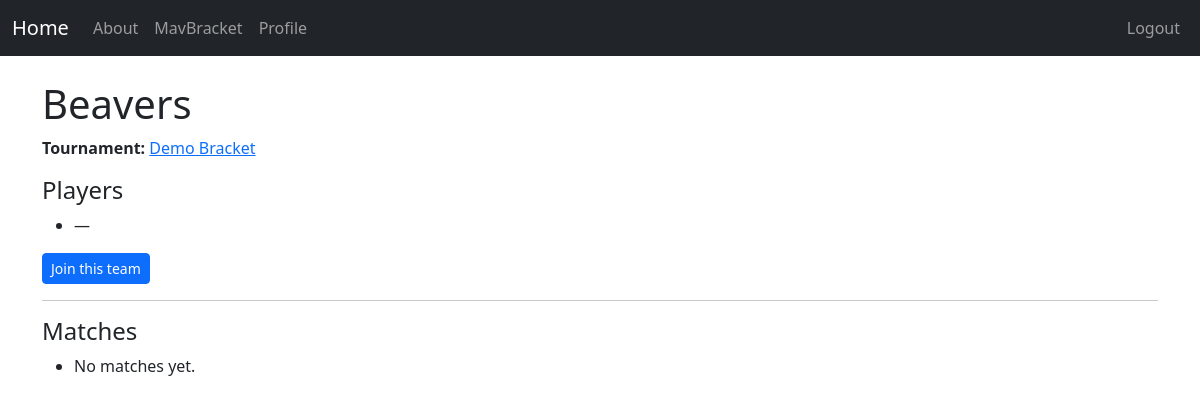
The app's page /tournaments/2/teams/4/ (signed in) with its own data.
### mavtournaments/models.py (models this page shows, shortened)
class Team(models.Model):
    tournament = models.ForeignKey(Tournament, on_delete=models.CASCADE, related_name="teams")
    name = models.CharField(max_length=255)
    max_players = models.PositiveSmallIntegerField(default=2)
    participant1 = models.CharField(max_length=120, blank=True, default="")
    participant2 = models.CharField(max_length=120, blank=True, default="")
    wins = models.IntegerField(default=0)
    losses = models.IntegerField(default=0)
    search_slug = models.CharField(max_length=300, editable=False, default="")
    players = models.ManyToManyField(User, through="TeamMembership", related_name="teams")
    class Meta:
        unique_together = ("tournament", "name")
        ordering = ["name"]
    @property
    def participants_display(self) -> str:
        parts = [p for p in [self.participant1, self.participant2] if p]
        return " & ".join(parts) if parts else "—"

class Tournament(models.Model):
    SINGLE = "SINGLE"
    ELIM_CHOICES = [(SINGLE, "Single Elimination")]
    name = models.CharField(max_length=255)
    elimination_type = models.CharField(max_length=12, choices=ELIM_CHOICES, default=SINGLE)
    team_cap = models.PositiveIntegerField(default=32)
    default_team_size = models.PositiveSmallIntegerField(default=2)
    status = models.CharField(
        max_length=16,
        choices=[("DRAFT", "Draft"), ("ACTIVE", "Active"), ("FINISHED", "Finished")],
        default="DRAFT",
    )
    created_at = models.DateTimeField(auto_now_add=True)

### mavtournaments/views.py (the view)
# urls.py: path("<int:pk>/teams/<int:team_id>/", views.team_detail, name="team_detail"),
@login_required
def team_detail(request, pk, team_id):
    t = get_object_or_404(Tournament, pk=pk)
    team = get_object_or_404(Team, pk=team_id, tournament=t)
    return render(request, "mavtournaments/team_detail.html", _ctx_tournament(t, team=team))

### mavtournaments/views.py (called while the page is built)
def _ctx_tournament(t, **extra):
    base = {"tournament": t, "t": t}
    base.update(extra)
    return base

### mavtournaments/templates/mavtournaments/team_detail.html
{% extends "base.html" %}
{% block content %}
<h1>{{ team.name }}</h1>
<p><strong>Tournament:</strong> <a href="{% url 'tournaments:bracket' team.tournament_id %}">{{ team.tournament.name }}</a></p>
<h4>Players</h4>
<ul>
  {% if members %}
    {% for u in members %}
      <li>
        {% if u.get_full_name %}{{ u.get_full_name }}{% else %}{{ u.username }}{% endif %}
        {% if request.user.is_authenticated and request.user == u %}
          <form method="post" action="{% url 'tournaments:team_leave' team.id %}" class="d-inline">{% csrf_token %}
            <button class="btn btn-sm btn-outline-danger">Leave team</button>
          </form>
        {% endif %}
      </li>
    {% endfor %}
  {% else %}
    <li>{{ team.participants_display }}</li>
  {% endif %}
</ul>
{% if request.user.is_authenticated and not members or members|length < 2 %}
<form method="post" action="{% url 'tournaments:team_join' team.id %}" class="mt-2">{% csrf_token %}
  <button class="btn btn-sm btn-primary">Join this team</button>
</form>
{% endif %}
<hr>
<h4>Matches</h4>
<ul>
  {% for m in matches %}
    <li>Round {{ m.round.index|add:1 }} — {{ m.team1.name|default:"—" }} vs {{ m.team2.name|default:"—" }}
        {% if m.winner %} | Winner: <strong>{{ m.winner.name }}</strong>{% endif %}
    </li>
  {% empty %}
    <li>No matches yet.</li>
  {% endfor %}
</ul>
{% endblock %}

### records on screen
Team: name "Beavers", tournament.name "Demo Bracket", participants_display "—"
